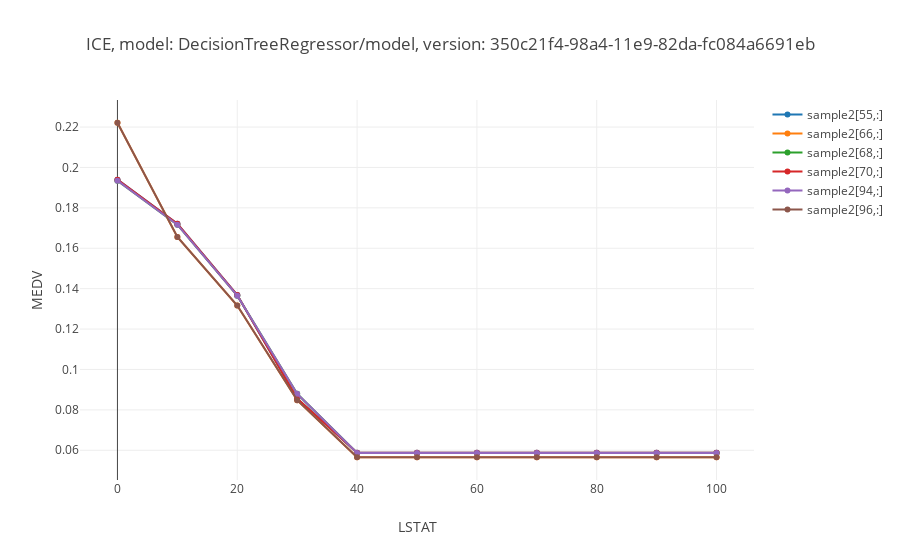

The code cell stored with this chart in its notebook:
### Code cell
plot.ice(ice_results, clusters = [9])

### Figure 1 — Plotly figure (JSON) as saved in the notebook; plotly's stock layout.template omitted (floating-point values rounded to 4 significant figures)
{"data": [{"name": "sample2[55,:]", "type": "scatter", "uid": "0a5adea2-c2cc-47f6-90f0-35f7467966e9", "x": [0, 10, 20, 30, 40, 50, 60, 70, 80, 90, 100], "y": [0.194, 0.1721, 0.1369, 0.08564, 0.05877, 0.05877, 0.05877, 0.05877, 0.05877, 0.05877, 0.05877]}, {"name": "sample2[66,:]", "type": "scatter", "uid": "0ff7db39-19cc-43d9-b1ba-5e71328f159c", "x": [0, 10, 20, 30, 40, 50, 60, 70, 80, 90, 100], "y": [0.2221, 0.1656, 0.1317, 0.08481, 0.05654, 0.05654, 0.05654, 0.05654, 0.05654, 0.05654, 0.05654]}, {"name": "sample2[68,:]", "type": "scatter", "uid": "d7cff61c-16ac-4325-b150-6063869bcdb4", "x": [0, 10, 20, 30, 40, 50, 60, 70, 80, 90, 100], "y": [0.1935, 0.1717, 0.1365, 0.08794, 0.05863, 0.05863, 0.05863, 0.05863, 0.05863, 0.05863, 0.05863]}, {"name": "sample2[70,:]", "type": "scatter", "uid": "3292eb54-4188-4d3d-9088-6a12b9793bb0", "x": [0, 10, 20, 30, 40, 50, 60, 70, 80, 90, 100], "y": [0.194, 0.1721, 0.1369, 0.08564, 0.05877, 0.05877, 0.05877, 0.05877, 0.05877, 0.05877, 0.05877]}, {"name": "sample2[94,:]", "type": "scatter", "uid": "380e9080-b8df-4203-9136-5869deeab005", "x": [0, 10, 20, 30, 40, 50, 60, 70, 80, 90, 100], "y": [0.1935, 0.1717, 0.1365, 0.08794, 0.05863, 0.05863, 0.05863, 0.05863, 0.05863, 0.05863, 0.05863]}, {"name": "sample2[96,:]", "type": "scatter", "uid": "6f14cf00-38b1-4dac-a574-4bde6287172a", "x": [0, 10, 20, 30, 40, 50, 60, 70, 80, 90, 100], "y": [0.2221, 0.1656, 0.1317, 0.08481, 0.05654, 0.05654, 0.05654, 0.05654, 0.05654, 0.05654, 0.05654]}], "layout": {"title": {"text": "ICE, model: DecisionTreeRegressor/model, version: 350c21f4-98a4-11e9-82da-fc084a6691eb"}, "xaxis": {"title": {"text": "LSTAT"}}, "yaxis": {"title": {"text": "MEDV"}}}}
